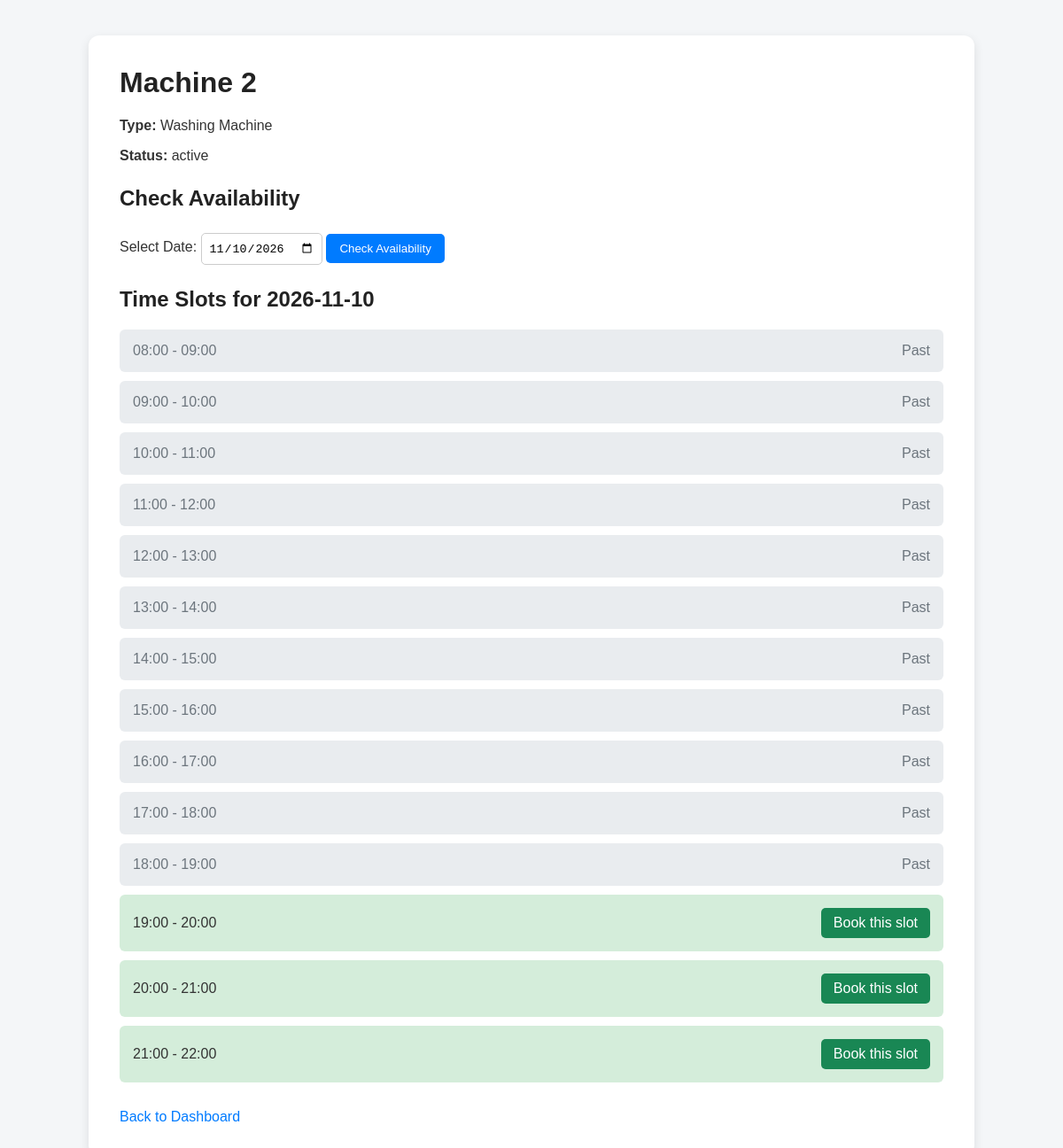
Screenshot of /availability.php?machine_id=2 (signed in) with the database file from the repository.
### tables this page shows
CREATE TABLE `machines` (
  `id` int(11) NOT NULL,
  `machine_name` varchar(50) NOT NULL,
  `machine_type` varchar(50) NOT NULL,
  `status` enum('active','inactive') NOT NULL DEFAULT 'active'
);

### availability.php (the view, shortened to what this page needs)
<?php
require_once "config/database.php";
$machine_id = intval($_GET["machine_id"]);
$sql = "SELECT id, machine_name, machine_type, status
        FROM machines
        WHERE id = ?
        AND status = 'active'";
$stmt = $conn->prepare($sql);
$stmt->bind_param("i", $machine_id);
$stmt->execute();
$result = $stmt->get_result();
$machine = $result->fetch_assoc();
$timezone = new DateTimeZone("Europe/Copenhagen");
$now = new DateTime("now", $timezone);
$current_date = $now->format("Y-m-d");
$current_time = $now->format("H:i");
$selected_date = $_GET["date"] ?? $current_date;
function isBooked(
    $conn,
    $machine_id,
    $selected_date,
    $start_time,
    $end_time
) {
    $sql = "SELECT id
            FROM bookings
            WHERE machine_id = ?
            AND booking_date = ?
            AND status = 'confirmed'
            AND start_time < ?
            AND end_time > ?
            LIMIT 1";
    $stmt = $conn->prepare($sql);
    $stmt->bind_param(
        "isss",
        $machine_id,
        $selected_date,
        $end_time,
        $start_time
    );
    $stmt->execute();
    $result = $stmt->get_result();
    return $result->num_rows > 0;
}
function isPastSlot(
    $selected_date,
    $start_time,
    $current_date,
    $current_time
) {
    return $start_time <= $current_time;
}
?>
<!DOCTYPE html>
<html lang="en">
<head>
<link
    rel="stylesheet"
    href="css/style.css"
>
</head>
<body>
<div class="container">
<h1>
    <?php
    echo htmlspecialchars(
        $machine["machine_name"]
    );
    ?>
</h1>
<p>
    <strong>Type:</strong>
    <?php
    echo htmlspecialchars(
        $machine["machine_type"]
    );
    ?>
</p>
<p>
    <strong>Status:</strong>
    <?php
    echo htmlspecialchars(
        $machine["status"]
    );
    ?>
</p>
<h2>Check Availability</h2>
<form
    method="GET"
    action="availability.php"
    class="date-form"
>
    <label for="date">
        Select Date:
    </label>
    <input
        type="date"
        id="date"
        name="date"
        value="<?php
        echo htmlspecialchars($selected_date);
        ?>"
        min="<?php
        echo $current_date;
        ?>"
        required
    >
    <button type="submit">
        Check Availability
    </button>
</form>
<h2>
    Time Slots for
    <?php
    echo htmlspecialchars($selected_date);
    ?>
</h2>
<?php
for ($hour = 8; $hour < 22; $hour++) {
    $start_time =
        sprintf(
            "%02d:00",
            $hour
        );
    $end_time =
        sprintf(
            "%02d:00",
            $hour + 1
        );
    $database_start_time =
        $start_time . ":00";
    $database_end_time =
        $end_time . ":00";
    $booked = isBooked(
        $conn,
        $machine_id,
        $selected_date,
        $database_start_time,
        $database_end_time
    );
    $past = isPastSlot(
        $selected_date,
        $start_time,
        $current_date,
        $current_time
    );
    if ($past) {
        $slot_class = "slot past";
    } elseif ($booked) {
        $slot_class = "slot booked";
    } else {
        $slot_class = "slot available";
    }
?>
<div class="<?php echo $slot_class; ?>">
    <span>
        <?php
        echo htmlspecialchars(
            $start_time
        );
        ?>
        -
        <?php
        echo htmlspecialchars(
            $end_time
        );
        ?>
    </span>
    <?php if ($past): ?>
        <span>
            Past
        </span>
    <?php else: ?>
        <a
            href="book.php?machine_id=<?php
            echo urlencode(
                $machine_id
            );
            ?>&date=<?php
            echo urlencode(
                $selected_date
            );
            ?>&start_time=<?php
            echo urlencode(
                $start_time
            );
            ?>&end_time=<?php
            echo urlencode(
                $end_time
            );
            ?>"
        >
            Book this slot
        </a>
    <?php endif; ?>
</div>
<?php
}
?>
<a
    href="dashboard.php"
    class="back"
>
    Back to Dashboard
</a>
</div>
</body>
</html>

### css/style.css (style rules this page uses)
* { box-sizing: border-box; }
body { font-family: Arial, sans-serif; background-color: #f4f6f8; margin: 0; padding: 40px; color: #333; }
.container { width: 100%; max-width: 1000px; margin: 0 auto; background-color: white; padding: 35px; border-radius: 12px; box-shadow: 0 4px 12px rgba(0, 0, 0, 0.1); }
h1 { margin-top: 0; color: #222; }
h2 { margin-top: 25px; margin-bottom: 20px; color: #222; }
a { color: #007bff; text-decoration: none; }
button { padding: 9px 15px; border: none; border-radius: 5px; background-color: #007bff; color: white; cursor: pointer; }
form { margin-top: 20px; }
input, select { padding: 9px; border: 1px solid #ccc; border-radius: 5px; box-sizing: border-box; }
input[type="date"] { padding: 8px; }
.slot { display: flex; justify-content: space-between; align-items: center; padding: 15px; margin: 10px 0; border-radius: 6px; }
.slot.available { background-color: #d4edda; }
.slot.available a { background-color: #198754; color: white; padding: 8px 14px; border-radius: 5px; }
.slot.past { background-color: #e9ecef; color: #6c757d; }
.date-form { margin: 25px 0; }
.back { display: inline-block; margin-top: 20px; }

### rows the page displays
machines: machine_name "Machine 2", machine_type "Washing Machine", status "active"

### other values shown
$selected_date "2026-11-10"
$start_time "08:00"
$end_time "09:00"
$start_time "09:00"
$end_time "10:00"
$start_time "10:00"
$end_time "11:00"
$start_time "11:00"
$end_time "12:00"
$start_time "12:00"
$end_time "13:00"
$start_time "13:00"
$end_time "14:00"
$start_time "14:00"
$end_time "15:00"
